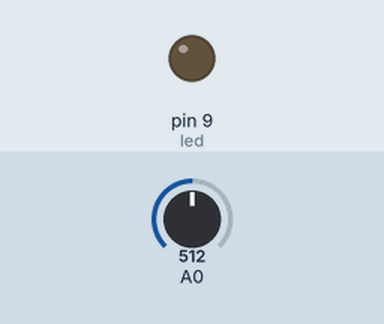
Bench run of a sketch on a simulated Arduino Uno, built with avr-gcc and run on an emulated ATmega328P. On the bench: output pins drawn as LEDs (lit = HIGH). Inputs (shaded band) come from the test bench; at power-on: A0 = 512. What the sketch prints to the serial monitor is not drawn.

Above: at 1.2 s.
1.3 s: A0 set to 487
At 1.8 s:
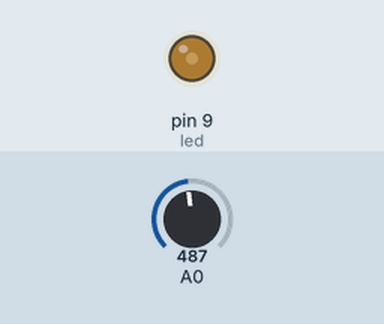
At 2.42 s:
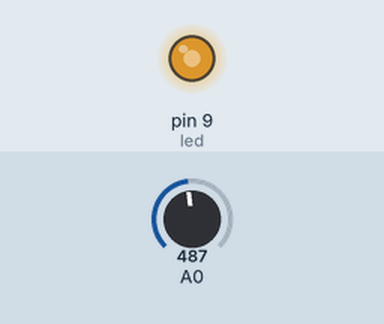
4.3 s: A0 set to 510
Timing chart, 0 to 7.3 s (numbered marks = the images above; inputs shaded):
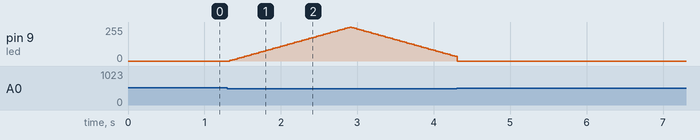

Measured:
- the behaviour switches between 500 and 499 on A0 (found by bisection; images 0 and 1)
- after the input at 1.3 s, pin 9 (led): rises from 0/255 to 255/255 in 1.6 s, then falls to 35/255 in 1.4 s

The sketch:

sensing_breath_light.ino
```cpp
int led = 9;           // the pin that the LED is attached to
int brightness = 0;    // how bright the LED is
int fadeAmount = 5;    // how many points to fade the LED by

// the setup routine runs once when you press reset:
void setup()  {
  // declare pin 9 to be an output:
  pinMode(led, OUTPUT);
  Serial.begin(9600);
}

// the loop routine runs over and over again forever:
void loop()  {
  int sensorValue = analogRead(A0);
  if (sensorValue < 500) {

    // set the brightness of pin 9:
    analogWrite(led, brightness);

    // change the brightness for next time through the loop:
    brightness = brightness + fadeAmount;

    // reverse the direction of the fading at the ends of the fade:
    if (brightness == 0 || brightness == 255) {
      fadeAmount = -fadeAmount ;
    }
    // wait for 30 milliseconds to see the dimming effect
    delay(30);
  } else {
    analogWrite(led, 0);
  }


  int b=0, f=100;
  fade(&b, &f);
  Serial.println(f);
  delay(1);
}


int fade(int *brightness, int *fadeDelta) {
  *fadeDelta = 500;
  return 0;
}
```
